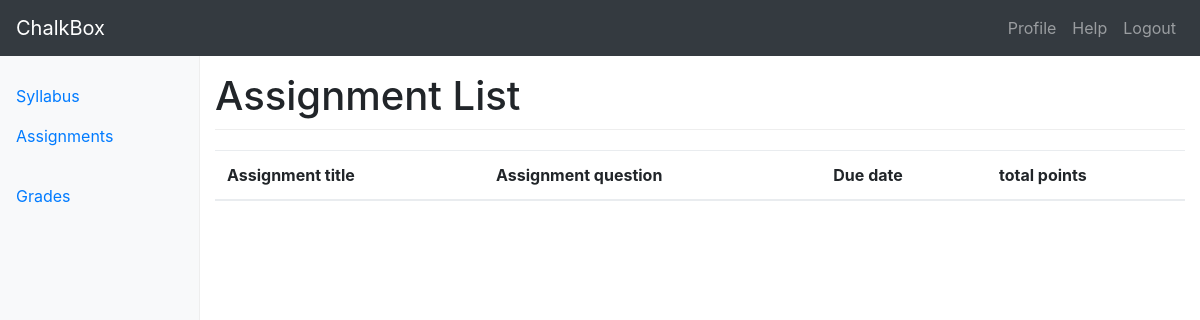
The page /courses/2/submissions/ on the database as committed earlier.
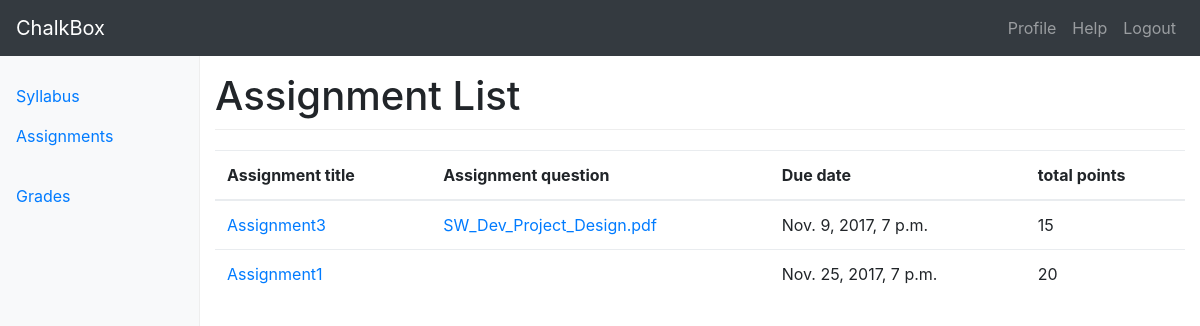
The same page on the database as committed later.
### assignments/models.py (models this page shows, shortened)
class Assignment(models.Model):
	title = models.CharField(max_length=120)
	due_date = models.DateTimeField()
	total_points	= models.IntegerField()
	assigment_description = models.TextField(blank=True)
	updated     = models.DateTimeField(auto_now=True)
	timestamp   = models.DateTimeField(auto_now_add=True)
	question	= models.FileField(null=True, blank=True)
	def is_past_due(self):
		return timezone.now() > self.due_date

### submissions/views.py (the view)
def assignment_list(request, cid=None):
	course = Course(id=cid)
	queryset = course.assignments.all().order_by('due_date')
	context = {
		"object_list": queryset,
		"title": "Assignment List",
		"id": course.id,
	}
	return render(request, "assignment_list.html", context)

### templates/assignment_list.html
{% extends "base_navbar.html" %}
{% block content %}
<div class="container-fluid">
  <div class="row">
	{% include "side_bar.html" with cid=id %}
    <main role="main" class="col-sm-9 ml-sm-auto col-md-10 pt-3">
	<h1>{{ title }}</h1>
	<table class="table">
		<thead>
		    <tr>
		      <th scope="col">Assignment title</th>
		      <th scope="col">Assignment question</th>
		      <th scope="col">Due date</th>
		      <th scope="col">total points</th>
		    </tr>
		</thead>
		<tbody>
	       	{% for obj in object_list %}
	       		{% if obj.is_past_due %}
			    <tr>
			      <td><a href="{% url 'courses:submissions:submission_list' cid=id aid=obj.id %}">{{ obj.title }}</a></td>
			      {% if obj.question %}
			      	<td><a href='{{ obj.question.url }}'>{{ obj.question }}</a></td>
			      {% else %}
			      	<td></td>
			      {% endif %}
			      <td>{{ obj.due_date }}</td>
			      <td>{{ obj.total_points }}</td>
			    </tr>
				{% endif %}
	       	{% endfor %}
       	</tbody>
	</table>
    </main>
  </div>
</div>
{% endblock %}

Rows that differ between the two databases and show on the page:
added Assignment: title "Assignment3", question "SW_Dev_Project_Design.pdf", due_date "Nov. 9, 2017, 7 p.m.", total_points "15"
now on this page (row edited): Assignment: title "Assignment1", due_date "Nov. 25, 2017, 7 p.m.", total_points "20"
